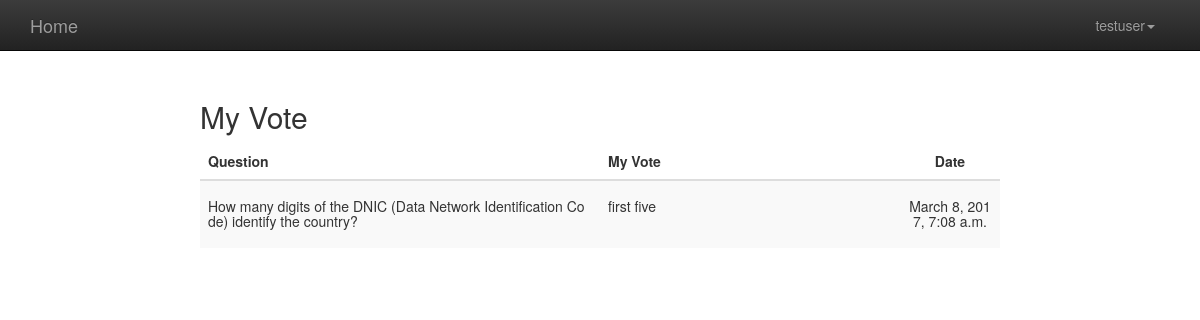
Page /polls/myvote/ (signed in) on the earlier database version.
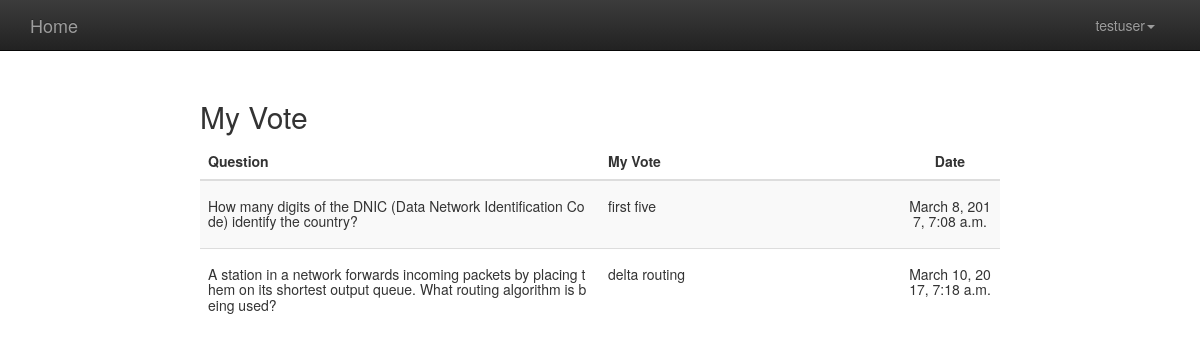
Same page on the later database version.
### polls/models.py (models this page shows, shortened)
class Vote(models.Model):
    choice = models.ForeignKey(Choice)
    voter = models.ForeignKey(User,default=DEFAULT_USER_ID)
    vote_date = models.DateTimeField(auto_now=True)

class Choice(models.Model):
    question = models.ForeignKey(Question, on_delete=models.CASCADE)
    choice_text = models.CharField(max_length=200)
    votes = models.IntegerField(default=0)

class Question(models.Model):
    error_css_class = 'error'
    question_text = models.CharField('Question',max_length=200)
    pub_date = models.DateTimeField('date published')
    owner = models.ForeignKey(User,default=DEFAULT_USER_ID)
    def was_published_recently(self):
        now = timezone.now()
        return now - datetime.timedelta(days=1) <= self.pub_date <= now
    was_published_recently.admin_order_field = 'pub_date'
    was_published_recently.boolean = True
    was_published_recently.short_description = 'Published recently?'

### polls/views.py (the view)
def myvote_view(request):
    all_votes = Vote.objects.filter(voter=request.user.id).annotate(total_votes=Sum('choice__votes'))
    return render(request, 'polls/myvote.html',{'all_votes':all_votes})

### polls/templates/polls/myvote.html
{% extends 'polls/base.html' %}
{% block content %}
    <div style="margin:0 auto;width: 800px;margin-top: 100px;">
        <h2 class="sub-header">My Vote</h2>
        <div class="table-responsive">
            <table class="table table-striped">
                <thead>
                <tr>
                    <th >Question</th>
                    <th >My Vote</th>
                    <th style="text-align:center">Date</th>
                </tr>
                </thead>
                <tbody>
                {% for content in all_votes %}
                <tr>
                    <td style="word-wrap:break-word;word-break:break-all;width: 400px;"><h5>{{ content.choice.question.question_text }}</h5></td>
                    <td style="word-wrap:break-word;word-break:break-all;width: 300px;"><h5>{{ content.choice.choice_text }}</h5></td>
                    <td style="word-wrap:break-word;word-break:break-all;width: 100px;"><h5 style="text-align:center">{{ content.vote_date }}</h5></td>
                </tr>
                {% endfor %}
                </tbody>
            </table>
        </div>
    </div>
{% endblock %}

### polls/templates/polls/base.html (shortened to what this page needs)
<!DOCTYPE html>
<html lang="en">
<head>
    {% load static %}
    <link href="{% static 'bs/css/bootstrap.min.css' %}" rel="stylesheet">
    <link href="{% static 'bs/css/bootstrap-theme.min.css' %}" rel="stylesheet">
</head>
<body>
<nav class="navbar navbar-inverse navbar-fixed-top">
    <div class="container">
        <div class="navbar-header">
            <a class="navbar-brand" href="{% url 'polls:index' %}">Home</a>
        </div>
        <div id="navbar" class="navbar-collapse collapse">
            {% if request.user.is_authenticated %}
                <ul class="nav navbar-nav" style="float: right">
                    <li class="dropdown">
                        <a href="#" class="dropdown-toggle" data-toggle="dropdown" role="button" aria-haspopup="true"
                           aria-expanded="false">{{ request.user.username }}<span class="caret"></span></a>
                    </li>
                </ul>
            {% endif %}
        </div>
    </div>
</nav>
<div class="wrapper" style="position: relative;margin-top: 0px;">
    {% block content %}
    {% endblock %}
</div>
</body>
</html>

Differences in the rows shown:
added Vote: choice.question.question_text "A station in a network forwards incoming packets by placing them on its shortest output queue. What routing algorithm is being used?", choice.choice_text "delta routing", vote_date "March 10, 2017, 7:18 a.m."
